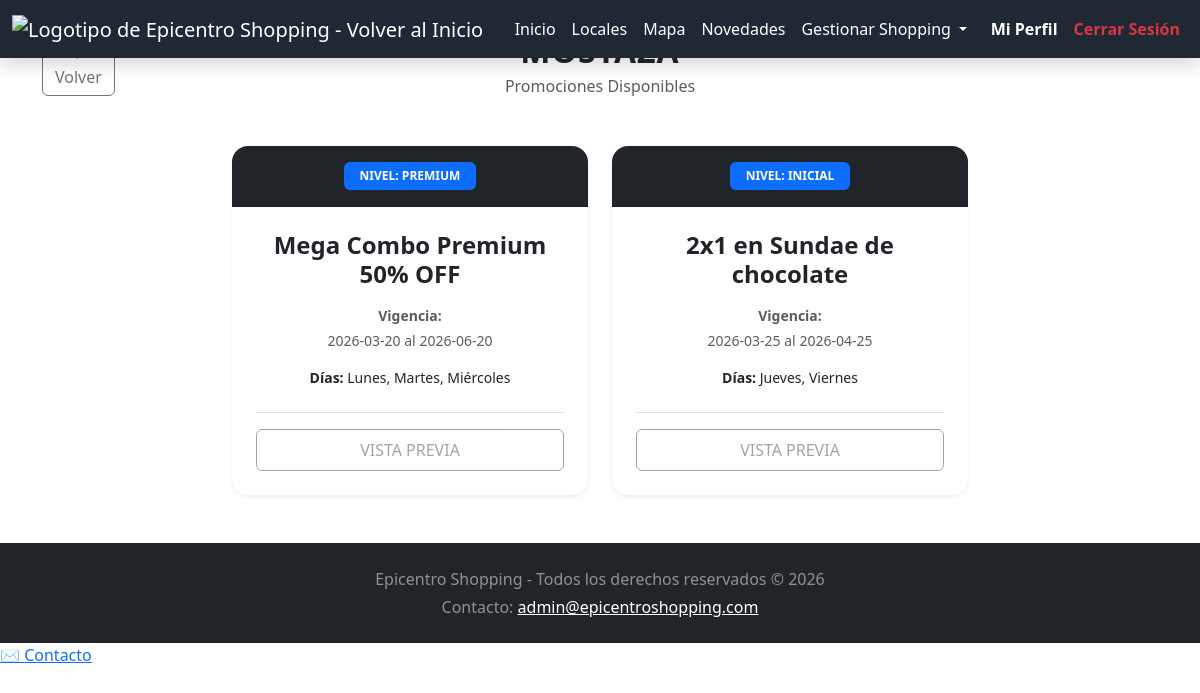
The page /index.php?vista=promociones&local_id=1 (signed in) on the database its author committed.
### tables this page shows
CREATE TABLE `promociones` (
  `id` int(11) NOT NULL,
  `local_id` int(11) DEFAULT NULL,
  `textoPromo` varchar(200) NOT NULL,
  `fecha_inicio` date NOT NULL,
  `fecha_fin` date NOT NULL,
  `diasSemana` varchar(70) NOT NULL,
  `categoriaCliente` enum('Inicial','Medium','Premium') NOT NULL,
  `estadoPromo` set('Pendiente','Aprobada','Denegada') NOT NULL
);

### private/logic/queries/promociones.queries.php (called while the page is built, shortened)
<?php
function get_promociones_by_local(int $local_id, int $limit, int $offset): array
{
    $conn = getDB();
    $stmt = $conn->prepare("
        SELECT id AS promo_id, textoPromo, fecha_inicio, fecha_fin, diasSemana, local_id, categoriaCliente
        FROM promociones
        WHERE estadoPromo = 'Aprobada'
          AND CURRENT_DATE() BETWEEN fecha_inicio AND fecha_fin
          AND local_id = ?
        LIMIT ? OFFSET ?
    ");
    $stmt->bind_param("iii", $local_id, $limit, $offset);
    $stmt->execute();
    $result = $stmt->get_result();
    $promos = $result->fetch_all(MYSQLI_ASSOC);
    return $promos;
}

### private/logic/promociones.read.php (called while the page is built, shortened)
<?php
require_once __DIR__ . '/queries/promociones.queries.php';
switch ($vista) {
    case 'promociones':
        $local_id = (int)($_GET['local_id'] ?? 0);
        $limit = 6;
        $page = max(1, (int)($_GET['page'] ?? 1));
        $offset = ($page - 1) * $limit;
        $promos = get_promociones_by_local($local_id, $limit, $offset) ?? [];
        break;
}

### public/client/promociones.php (the view, shortened to what this page needs)
<?php
$tipoUsuario = $_SESSION['user_tipo'] ?? 'Visitante';
?>
<!DOCTYPE html>
<html lang="es">
<head>
  <link rel="stylesheet" href="https://cdn.jsdelivr.net/npm/bootstrap@5.3.3/dist/css/bootstrap.min.css">
  <link rel="stylesheet" href="public/css/footer.css">
  <link rel="stylesheet" href="public/css/header.css">
  <link rel="stylesheet" href="public/css/styles_fondo_and_titles.css">
  <link rel="stylesheet" href="public/css/tarjetas.css">
  <link rel="stylesheet" href="public/css/back_button.css">
  <link rel="stylesheet" href="public/css/fix_header.css">
  <link rel="stylesheet" href="public/css/wrapper.css">
</head>
<body>
  <div class="wrapper">
    <?php include __DIR__ . '/../../includes/header.php'; ?>
    <main class="container py-4">
      <div class="row align-items-center mb-5 mt-2">
        <div class="col-2 col-md-1 text-start">
          <?php include __DIR__ . '/../../includes/back_button.php'; ?>
        </div>
        <div class="col-8 col-md-10">
          <h2 class="text-center m-0 fw-bold text-uppercase" style="letter-spacing: 1px;">
          </h2>
          <p class="text-center text-muted m-0 mt-1">Promociones Disponibles</p>
        </div>
      </div>
      <div class="row g-4 mb-4 justify-content-center">
        <?php if (!empty($promos)): ?>
          <?php foreach ($promos as $row): ?>
            <div class="col-12 col-md-6 col-lg-4 d-flex">
              <div class="card w-100 shadow-sm border-0 rounded-4 overflow-hidden h-100">
                <div class="card-header bg-dark text-white text-center py-3">
                  <span class="badge bg-primary px-3 py-2 text-uppercase">
                    Nivel: <?php echo htmlspecialchars($row["categoriaCliente"]); ?>
                  </span>
                </div>
                <div class="card-body d-flex flex-column text-center p-4">
                  <h4 class="fw-bold mb-3"><?php echo htmlspecialchars($row["textoPromo"]); ?></h4>
                  <div class="mb-3 small text-muted">
                    <div class="mb-1"><strong>Vigencia:</strong></div>
                    <div><?php echo htmlspecialchars($row["fecha_inicio"]); ?> al <?php echo htmlspecialchars($row["fecha_fin"]); ?></div>
                  </div>
                  <div class="mb-4 small">
                    <strong>Días:</strong> <?php echo htmlspecialchars(str_replace(',', ', ', $row["diasSemana"])); ?>
                  </div>
                  <div class="mt-auto pt-3 border-top">
                    <?php
                    if ($tipoUsuario === 'Visitante') {
                      echo "<a href='index.php?vista=login' class='btn btn-primary w-100 fw-bold py-2'>INICIAR SESIÓN PARA PEDIR</a>";
                    } else {
                      echo "<button class='btn btn-outline-secondary w-100 py-2' disabled>VISTA PREVIA</button>";
                    }
                    ?>
                  </div>
                </div>
              </div>
            </div>
          <?php endforeach; ?>
        <?php else: ?>
          <div class="col-12 text-center py-5">
            <h4 class="text-muted">Este local no tiene promociones vigentes por el momento.</h4>
          </div>
        <?php endif; ?>
      </div>
    </main>
    <?php include __DIR__ . '/../../includes/footer.php'; ?>
  </div>
</body>
</html>

### rows shown on the page
promociones: categoriaCliente "PREMIUM", textoPromo "Mega Combo Premium 50% OFF", fecha_inicio "2026-03-20", fecha_fin "2026-06-20", diasSemana "Lunes, Martes, Miércoles"
promociones: categoriaCliente "INICIAL", textoPromo "2x1 en Sundae de chocolate", fecha_inicio "2026-03-25", fecha_fin "2026-04-25", diasSemana "Jueves, Viernes"
